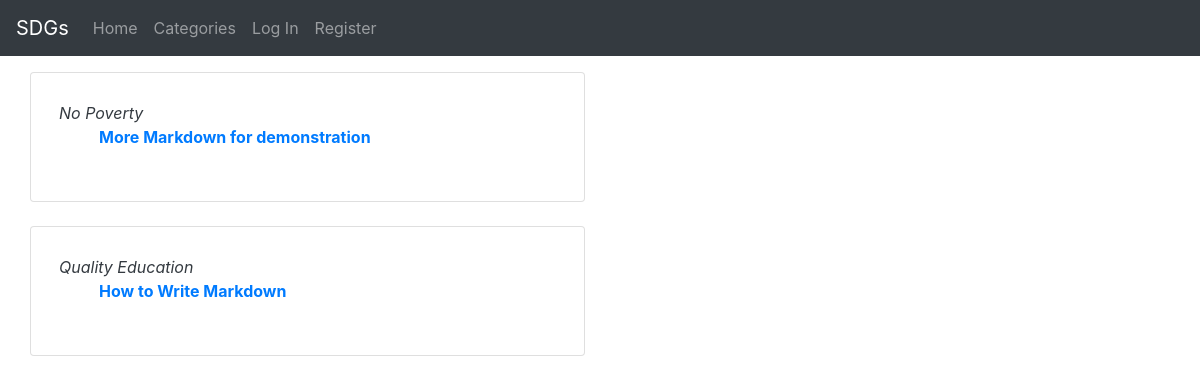
The page / on the database its author committed.
### sdg/models.py (models this page shows, shortened)
class Article(models.Model):
    Author = models.ForeignKey(User, on_delete = models.CASCADE)
    title = models.CharField(max_length = 255)
    date = models.DateTimeField(auto_now_add=True)
    content = models.TextField()
    category = models.CharField(max_length=255)

### sdg/views.py (the view)
# urls.py: path("", views.index, name="index"),
def index(request):
    all_articles = Article.objects.all()
    all_articles = all_articles.order_by("-date")
    if all_articles.count() > 0:
        return render(request, "sdg/index.html", {
            "articles": all_articles
        })
    return render(request, "sdg/index.html", {
        "message": "no thing to see here"
    })

### sdg/templates/sdg/index.html (shortened to what this page needs)
{% extends "sdg/layout.html" %}
{% load static %}
{% block body %}
{% if articles %}
<div class="goalArticles" id="articleList">
    {% for article in articles %}
    <div class="col-md-6">
        <div class = "card flex-md-row mb-4 box-shadow">
            <div class="card-body d-flex flex-column align-items-start">
                <em class="mb-0 text-dark">{{article.category}}</em>
                <ul>
                    <strong><li class="sdgArticle d-inline-block mb-2 text-primary" id="{{article.id}}">{{article.title}}</li></strong>
                </ul>
            </div>
        </div>
    </div>
    {% endfor %}
</div>
{% endif %}
{% endblock %}

### sdg/templates/sdg/layout.html (shortened to what this page needs)
{% load static %}
<!DOCTYPE html>
<html lang="en">
    <head>
        <link rel="stylesheet" href="https://stackpath.bootstrapcdn.com/bootstrap/4.4.1/css/bootstrap.min.css">
        <link href="{% static 'sdg/styles.css' %}" rel="stylesheet">
    </head>
    <body>
        <nav class="navbar navbar-expand-md bg-dark navbar-dark">
            <a class="navbar-brand" href="#">SDGs</a>
            <div class="collapse navbar-collapse" id="collapsibleNavbar">
              <ul class="navbar-nav">
                <li class="nav-item">
                  <a class="nav-link" href="{% url 'index' %}">Home</a>
                </li>
                <li class="nav-item">
                    <a class="nav-link" href="{% url 'categories' %}">Categories</a>
                </li>
                {% if user.is_authenticated %}
                    <li class="nav-item">
                        <a class="nav-link" href="{% url 'AddProject' %}">Projects</a>
                    </li>
                    <li class="nav-item">
                        <a class="nav-link" href="{% url 'AddArticle' %}">Add Article</a>
                    </li>
                    <li class="nav-item">
                        <a class="nav-link" href="{% url 'logout' %}">Log Out</a>
                    </li>
                {% else %}
                    <li class="nav-item">
                        <a class="nav-link" href="{% url 'login' %}">Log In</a>
                    </li>
                    <li class="nav-item">
                        <a class="nav-link" href="{% url 'register' %}">Register</a>
                    </li>
                {% endif %}
              </ul>
            </div>
          </nav>
        <div class="body">
            {% block body %}
            {% endblock %}
        </div>
    </body>
</html>

### sdg/static/sdg/styles.css (style rules this page uses)
.goalArticles { margin-left: 5px; padding-left: 5px; }
.card { margin: 5px; padding: 8px; }

### rows shown on the page
Article: category "No Poverty", title "More Markdown for demonstration"
Article: category "Quality Education", title "How to Write Markdown"
